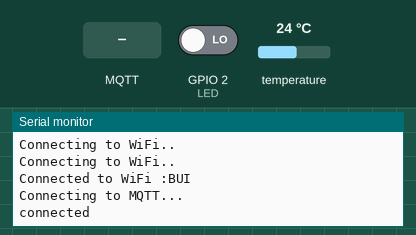
The sketch below on a simulated ESP8266 (NodeMCU). On the bench: the last lines printed to the serial monitor. Inputs (shaded band) come from the test bench; at power-on: GPIO 2 (LED) LOW, temperature 24 °C. WiFi joins after 1.5 s; servers stay silent unless stated; no MQTT or app messages arrive unless stated.

Above: at 3.7 s.
3.8 s: MQTT message "off" arrives on the first subscribed topic
At 4.9 s:
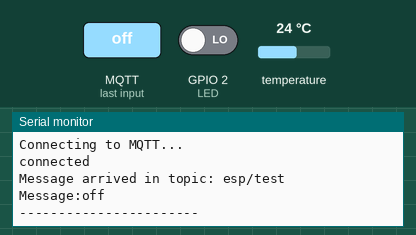
5.3 s: MQTT message "on" arrives on the first subscribed topic
At 6.1 s:
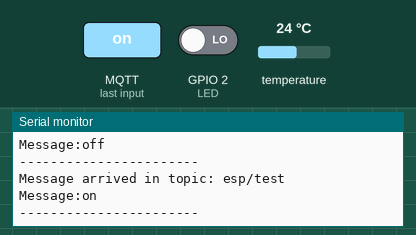
12.2 s: MQTT message "1" arrives on the first subscribed topic
At 13.7 s:
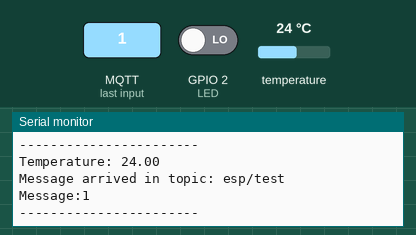

Measured:
- after the input at 3.8 s, the serial monitor: prints a new line at once (image 1)
- after the input at 5.3 s, the serial monitor: prints a new line at once (image 2)
- after the input at 12.2 s, the serial monitor: prints a new line at once (image 3)

The sketch:

LED_ESP8266_CA_MARCHE.ino
```cpp
#include <ESP8266WiFi.h>
#include <PubSubClient.h>
#include <OneWire.h>
#include <DallasTemperature.h>
#include <ESP8266WiFi.h>
#include <Ticker.h>
#include <AsyncMqttClient.h>

// Temperature MQTT Topics
#define MQTT_PUB_TEMP "esp/ds18b20/temperature"

// GPIO where the DS18B20 is connected to
const int oneWireBus = 14;
// Setup a oneWire instance to communicate with any OneWire devices
OneWire oneWire(oneWireBus);
// Pass our oneWire reference to Dallas Temperature sensor
DallasTemperature sensors(&oneWire);
// Temperature value
float temp;

AsyncMqttClient mqttClient;
Ticker mqttReconnectTimer;

WiFiEventHandler wifiConnectHandler;
WiFiEventHandler wifiDisconnectHandler;
Ticker wifiReconnectTimer;

unsigned long previousMillis = 0;   // Stores last time temperature was published
const long interval = 10000;        // Interval at which to publish sensor readings

#define LED LED_BUILTIN

#define bouton 2

//Enter your wifi credentials
const char* ssid = "BUI";
const char* password = "bui12345";

//Enter your mqtt server configurations
const char* mqttServer = "test.mosquitto.org";    //Enter Your mqttServer address
const int mqttPort = 1883;       //Port number
const char* mqttUser = "pi"; //User
const char* mqttPassword = "pi"; //Password
const char* topic = "esp8266/led";

WiFiClient espClient;
PubSubClient client(espClient);

void setup() {
  delay(1000);
  pinMode(LED,OUTPUT);
  pinMode(bouton,INPUT);
  Serial.begin(115200);

  WiFi.begin(ssid, password);

  while (WiFi.status() != WL_CONNECTED) {
    delay(500);
    Serial.println("Connecting to WiFi..");
  }
  Serial.print("Connected to WiFi :");
  Serial.println(WiFi.SSID());

  client.setServer(mqttServer, mqttPort);
  client.setCallback(MQTTcallback);

  while (!client.connected()) {
    Serial.println("Connecting to MQTT...");

    //if (client.connect("ESP8266", mqttUser, mqttPassword )) {
    if (client.connect("ESP8266")) {
      Serial.println("connected");

    } else {

      Serial.print("failed with state ");
      Serial.println(client.state());  //If you get state 5: mismatch in configuration
      delay(2000);

    }
  }

  client.publish("esp/test", "Hello from ESP8266");
  client.subscribe("esp/test");

}


void MQTTcallback(char* topic, byte* payload, unsigned int length) {

  Serial.print("Message arrived in topic: ");
  Serial.println(topic);

  Serial.print("Message:");

  String message;
  for (int i = 0; i < length; i++) {
    message = message + (char)payload[i];  //Conver *byte to String
  }
   Serial.print(message);
  if(message == "off") {digitalWrite(LED,LOW);}   //LED off
  if(message == "on") {digitalWrite(LED,HIGH);} //LED on

 int ledState = digitalRead(LED);
 int buttonState = digitalRead(bouton);

    // if the state has changed, increment the counter
    if (ledState == HIGH) {
      client.publish("esp/state", "La LED est allumée"); //
      // if the current state is HIGH then the button
      // went from off to on:
    } else {
      // if the current state is LOW then the button
      // went from on to off:
      client.publish("esp/state", "La LED est éteinte"); //
    }

    if (digitalRead(bouton) == LOW) {
    digitalWrite(LED, LOW);
  }
  else {
    digitalWrite(LED, HIGH);
  }

  Serial.println();
  Serial.println("-----------------------");
}

void loop() {
  client.loop();
    unsigned long currentMillis =  millis();
  // Every X number of seconds (interval = 10 seconds)
  // it publishes a new MQTT message
  if (currentMillis - previousMillis >= interval) {
    // Save the last time a new reading was published
    previousMillis = currentMillis;
    // New temperature readings
    sensors.requestTemperatures();
    // Temperature in Celsius degrees
    temp = sensors.getTempCByIndex(0);
    // Temperature in Fahrenheit degrees
    //temp = sensors.getTempFByIndex(0);

    // Publish an MQTT message on topic esp/ds18b20/temperature
    client.publish("esp/ds18b20/temperature", String(temp).c_str());
    Serial.printf("Temperature: %.2f \n", temp);

}
}
```
